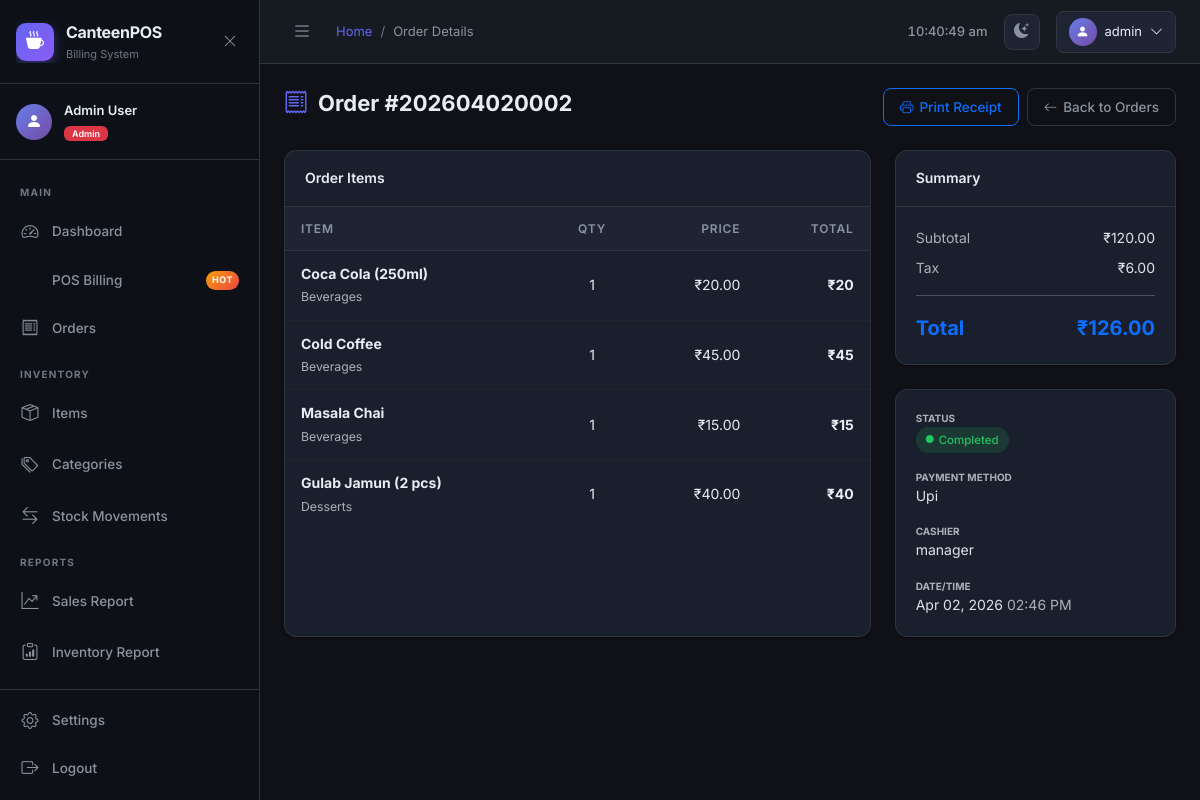
The page /billing/orders/2/ (signed in) on the database its author committed.
### billing/models.py (models this page shows, shortened)
class Order(models.Model):
    STATUS_CHOICES = [
        ('pending', 'Pending'),
        ('completed', 'Completed'),
        ('cancelled', 'Cancelled'),
        ('refunded', 'Refunded'),
    ]
    order_number = models.CharField(max_length=20, unique=True)
    cashier = models.ForeignKey(User, on_delete=models.PROTECT, related_name='orders')
    status = models.CharField(max_length=20, choices=STATUS_CHOICES, default='completed')
    subtotal = models.DecimalField(max_digits=12, decimal_places=2, default=0)
    tax_amount = models.DecimalField(max_digits=12, decimal_places=2, default=0)
    discount_amount = models.DecimalField(max_digits=12, decimal_places=2, default=0)
    total_amount = models.DecimalField(max_digits=12, decimal_places=2, default=0)
    notes = models.TextField(blank=True)
    created_at = models.DateTimeField(auto_now_add=True)
    class Meta:
        ordering = ['-created_at']

class OrderItem(models.Model):
    order = models.ForeignKey(Order, on_delete=models.CASCADE, related_name='items')
    item = models.ForeignKey(Item, on_delete=models.PROTECT, related_name='order_items')
    quantity = models.IntegerField(default=1)
    unit_price = models.DecimalField(max_digits=10, decimal_places=2)
    tax_rate = models.DecimalField(max_digits=5, decimal_places=2, default=0)
    discount = models.DecimalField(max_digits=10, decimal_places=2, default=0)

class Item(models.Model):
    name = models.CharField(max_length=200)
    category = models.ForeignKey(Category, on_delete=models.PROTECT, related_name='items')
    price = models.DecimalField(max_digits=10, decimal_places=2)
    cost_price = models.DecimalField(max_digits=10, decimal_places=2, default=0)
    stock_quantity = models.IntegerField(default=0)
    min_stock_level = models.IntegerField(default=5)  # low stock alert threshold
    barcode = models.CharField(max_length=100, blank=True, unique=True, null=True)
    description = models.TextField(blank=True)
    image = models.ImageField(upload_to='items/', null=True, blank=True)
    is_active = models.BooleanField(default=True)
    tax_rate = models.DecimalField(max_digits=5, decimal_places=2, default=0)  # percentage
    created_at = models.DateTimeField(auto_now_add=True)
    updated_at = models.DateTimeField(auto_now=True)
    class Meta:
        ordering = ['name']

class Category(models.Model):
    name = models.CharField(max_length=100, unique=True)
    description = models.TextField(blank=True)
    color = models.CharField(max_length=7, default='#6366f1')  # hex color for UI
    icon = models.CharField(max_length=50, default='bi-grid')  # Bootstrap icon class
    is_active = models.BooleanField(default=True)
    created_at = models.DateTimeField(auto_now_add=True)
    updated_at = models.DateTimeField(auto_now=True)
    class Meta:
        verbose_name_plural = 'Categories'
        ordering = ['name']

class Payment(models.Model):
    METHOD_CHOICES = [
        ('cash', 'Cash'),
        ('card', 'Card'),
        ('upi', 'UPI'),
        ('wallet', 'Wallet'),
    ]
    STATUS_CHOICES = [
        ('pending', 'Pending'),
        ('completed', 'Completed'),
        ('failed', 'Failed'),
        ('refunded', 'Refunded'),
    ]
    order = models.OneToOneField(Order, on_delete=models.CASCADE, related_name='payment')
    method = models.CharField(max_length=20, choices=METHOD_CHOICES, default='cash')
    amount_paid = models.DecimalField(max_digits=12, decimal_places=2)
    change_given = models.DecimalField(max_digits=12, decimal_places=2, default=0)
    status = models.CharField(max_length=20, choices=STATUS_CHOICES, default='completed')
    transaction_id = models.CharField(max_length=100, blank=True)
    created_at = models.DateTimeField(auto_now_add=True)

### billing/views.py (the view)
# urls.py: path('orders/<int:order_id>/', views.order_detail, name='order_detail'),
@login_required
def order_detail(request, order_id):
    order = get_object_or_404(Order, id=order_id)
    return render(request, 'billing/order_detail.html', {'order': order})

### templates/billing/order_detail.html (shortened to what this page needs)
{% extends 'base.html' %}
{% block page_title %}Order Details{% endblock %}
{% block content %}
<div class="fade-in">
    <div class="page-header">
        <h1><i class="bi bi-receipt"></i> Order #{{ order.order_number }}</h1>
        <div class="d-flex gap-2">
            <a href="{% url 'receipt' order.id %}" target="_blank" class="btn btn-outline-primary">
                <i class="bi bi-printer"></i> Print Receipt
            </a>
            <a href="{% url 'order_list' %}" class="btn btn-outline-secondary">
                <i class="bi bi-arrow-left"></i> Back to Orders
            </a>
        </div>
    </div>
    <div class="row g-4">
        <div class="col-md-8">
            <div class="card h-100">
                <div class="card-header">
                    <span>Order Items</span>
                </div>
                <div class="table-responsive">
                    <table class="table mb-0">
                        <thead>
                            <tr>
                                <th>Item</th>
                                <th class="text-center">Qty</th>
                                <th class="text-end">Price</th>
                                <th class="text-end">Total</th>
                            </tr>
                        </thead>
                        <tbody>
                            {% for item in order.items.all %}
                            <tr>
                                <td>
                                    <div class="fw-bold">{{ item.item.name }}</div>
                                    <small class="text-muted">{{ item.item.category.name }}</small>
                                </td>
                                <td class="text-center">{{ item.quantity }}</td>
                                <td class="text-end">₹{{ item.unit_price }}</td>
                                <td class="text-end fw-bold">₹{% widthratio item.quantity 1 item.unit_price %}</td>
                            </tr>
                            {% endfor %}
                        </tbody>
                    </table>
                </div>
            </div>
        </div>
        <div class="col-md-4">
            <div class="card mb-4">
                <div class="card-header">
                    <span>Summary</span>
                </div>
                <div class="card-body">
                    <div class="d-flex justify-content-between mb-2">
                        <span class="text-muted">Subtotal</span>
                        <span>₹{{ order.subtotal }}</span>
                    </div>
                    <div class="d-flex justify-content-between mb-2">
                        <span class="text-muted">Tax</span>
                        <span>₹{{ order.tax_amount }}</span>
                    </div>
                    <hr>
                    <div class="d-flex justify-content-between fs-5 fw-bold text-primary">
                        <span>Total</span>
                        <span>₹{{ order.total_amount }}</span>
                    </div>
                </div>
            </div>
            <div class="card">
                <div class="card-body">
                    <div class="mb-3">
                        <small class="text-muted d-block text-uppercase" style="font-size:10px;font-weight:700;">Status</small>
                        <span class="status-badge status-{{ order.status }}">
                            <i class="bi bi-circle-fill" style="font-size:8px;"></i>
                            {{ order.status|title }}
                        </span>
                    </div>
                    <div class="mb-3">
                        <small class="text-muted d-block text-uppercase" style="font-size:10px;font-weight:700;">Payment Method</small>
                        <span class="text-capitalize">{{ order.payment.method|default:'Cash' }}</span>
                    </div>
                    <div class="mb-3">
                        <small class="text-muted d-block text-uppercase" style="font-size:10px;font-weight:700;">Cashier</small>
                        <span>{{ order.cashier.username }}</span>
                    </div>
                    <div>
                        <small class="text-muted d-block text-uppercase" style="font-size:10px;font-weight:700;">Date/Time</small>
                        <span>{{ order.created_at|date:"M d, Y" }} <span class="text-muted text-sm">{{ order.created_at|date:"h:i A" }}</span></span>
                    </div>
                </div>
            </div>
        </div>
    </div>
</div>
{% endblock %}

### templates/base.html (shortened to what this page needs)
<!DOCTYPE html>
<html lang="en" data-theme="dark" data-bs-theme="dark">
<head>
    <link href="https://cdn.jsdelivr.net/npm/bootstrap@5.3.2/dist/css/bootstrap.min.css" rel="stylesheet">
    <link href="https://cdn.jsdelivr.net/npm/bootstrap-icons@1.11.3/font/bootstrap-icons.css" rel="stylesheet">
    <link href="/static/css/main.css" rel="stylesheet">
</head>
<body>
{% if user.is_authenticated %}
<nav class="sidebar" id="sidebar">
    <div class="sidebar-header">
        <div class="sidebar-brand">
            <div class="brand-icon">
                <i class="bi bi-cup-hot-fill"></i>
            </div>
            <div class="brand-text">
                <span class="brand-name">CanteenPOS</span>
                <span class="brand-sub">Billing System</span>
            </div>
        </div>
        <button class="sidebar-toggle" id="sidebarToggle">
            <i class="bi bi-x-lg"></i>
        </button>
    </div>
    <div class="sidebar-user">
        <div class="user-avatar">
            <i class="bi bi-person-fill"></i>
        </div>
        <div class="user-info">
            <div class="user-name">{{ user.get_full_name|default:user.username }}</div>
            <div class="user-role">
                {% if user.profile.role == 'admin' %}
                    <span class="badge bg-danger">Admin</span>
                {% elif user.profile.role == 'manager' %}
                    <span class="badge bg-warning">Manager</span>
                {% else %}
                    <span class="badge bg-info">Cashier</span>
                {% endif %}
            </div>
        </div>
    </div>
    <ul class="sidebar-nav">
        <li class="nav-section-label">Main</li>
        <li class="nav-item">
            <a href="{% url 'dashboard' %}" class="nav-link {% if request.resolver_match.url_name == 'dashboard' %}active{% endif %}">
                <i class="bi bi-speedometer2"></i>
                <span>Dashboard</span>
            </a>
        </li>
        <li class="nav-item">
            <a href="{% url 'pos' %}" class="nav-link {% if request.resolver_match.url_name == 'pos' %}active{% endif %}">
                <span>POS Billing</span>
                <span class="nav-badge">HOT</span>
            </a>
        </li>
        <li class="nav-item">
            <a href="{% url 'order_list' %}" class="nav-link {% if request.resolver_match.url_name == 'order_list' %}active{% endif %}">
                <i class="bi bi-receipt"></i>
                <span>Orders</span>
            </a>
        </li>
        {% if user.profile.role in 'admin,manager' or user.is_superuser %}
        <li class="nav-section-label">Inventory</li>
        <li class="nav-item">
            <a href="{% url 'item_list' %}" class="nav-link {% if 'item' in request.resolver_match.url_name %}active{% endif %}">
                <i class="bi bi-box-seam"></i>
                <span>Items</span>
            </a>
        </li>
        <li class="nav-item">
            <a href="{% url 'category_list' %}" class="nav-link {% if 'category' in request.resolver_match.url_name %}active{% endif %}">
                <i class="bi bi-tags"></i>
                <span>Categories</span>
            </a>
        </li>
        <li class="nav-item">
            <a href="{% url 'movement_history' %}" class="nav-link {% if 'movement' in request.resolver_match.url_name %}active{% endif %}">
                <i class="bi bi-arrow-left-right"></i>
                <span>Stock Movements</span>
            </a>
        </li>
        <li class="nav-section-label">Reports</li>
        <li class="nav-item">
            <a href="{% url 'sales_report' %}" class="nav-link {% if 'sales' in request.resolver_match.url_name %}active{% endif %}">
                <i class="bi bi-graph-up-arrow"></i>
                <span>Sales Report</span>
            </a>
        </li>
        <li class="nav-item">
            <a href="{% url 'inventory_report' %}" class="nav-link {% if 'inventory_report' == request.resolver_match.url_name %}active{% endif %}">
                <i class="bi bi-clipboard-data"></i>
                <span>Inventory Report</span>
            </a>
        </li>
        {% endif %}
    </ul>
    <div class="sidebar-footer">
        <a href="{% url 'profile' %}" class="nav-link">
            <i class="bi bi-gear"></i>
            <span>Settings</span>
        </a>
        <a href="{% url 'logout' %}" class="nav-link text-danger">
            <i class="bi bi-box-arrow-right"></i>
            <span>Logout</span>
        </a>
    </div>
</nav>
<div class="main-wrapper" id="mainWrapper">
    <header class="topbar">
        <div class="topbar-left">
            <button class="sidebar-toggle-btn" id="sidebarToggleBtn">
                <i class="bi bi-list"></i>
            </button>
            <nav aria-label="breadcrumb">
                <ol class="breadcrumb mb-0">
                    {% block breadcrumb %}
                    <li class="breadcrumb-item"><a href="{% url 'dashboard' %}">Home</a></li>
                    <li class="breadcrumb-item active">{% block page_title %}Dashboard{% endblock %}</li>
                    {% endblock %}
                </ol>
            </nav>
        </div>
        <div class="topbar-right">
            <div class="topbar-time" id="topbarTime"></div>
            <button class="theme-toggle" id="themeToggle" title="Toggle theme">
            </button>
            <div class="dropdown">
                <button class="user-dropdown" data-bs-toggle="dropdown">
                    <div class="user-avatar-sm">
                        <i class="bi bi-person-fill"></i>
                    </div>
                    <span>{{ user.username }}</span>
                    <i class="bi bi-chevron-down"></i>
                </button>
            </div>
        </div>
    </header>
    <main class="page-content">
        {% block content %}{% endblock %}
    </main>
</div>
{% else %}
{% block auth_content %}{% endblock %}
{% endif %}
</body>
</html>

### rows shown on the page
Order: order_number "202604020002", subtotal "120.00", tax_amount "6.00", total_amount "126.00", status "Completed", payment.method "Upi", cashier.username "manager", created_at "Apr 02, 2026", created_at "02:46 PM"
OrderItem: item.name "Coca Cola (250ml)", item.category.name "Beverages", quantity "1", unit_price "20.00", quantity+unit_price "20"
OrderItem: item.name "Cold Coffee", item.category.name "Beverages", quantity "1", unit_price "45.00", quantity+unit_price "45"
OrderItem: item.name "Masala Chai", item.category.name "Beverages", quantity "1", unit_price "15.00", quantity+unit_price "15"
OrderItem: item.name "Gulab Jamun (2 pcs)", item.category.name "Desserts", quantity "1", unit_price "40.00", quantity+unit_price "40"

### other values the page prints
{{ user.get_full_name|default:user.username }} "Admin User"
{{ user.username }} "admin"
